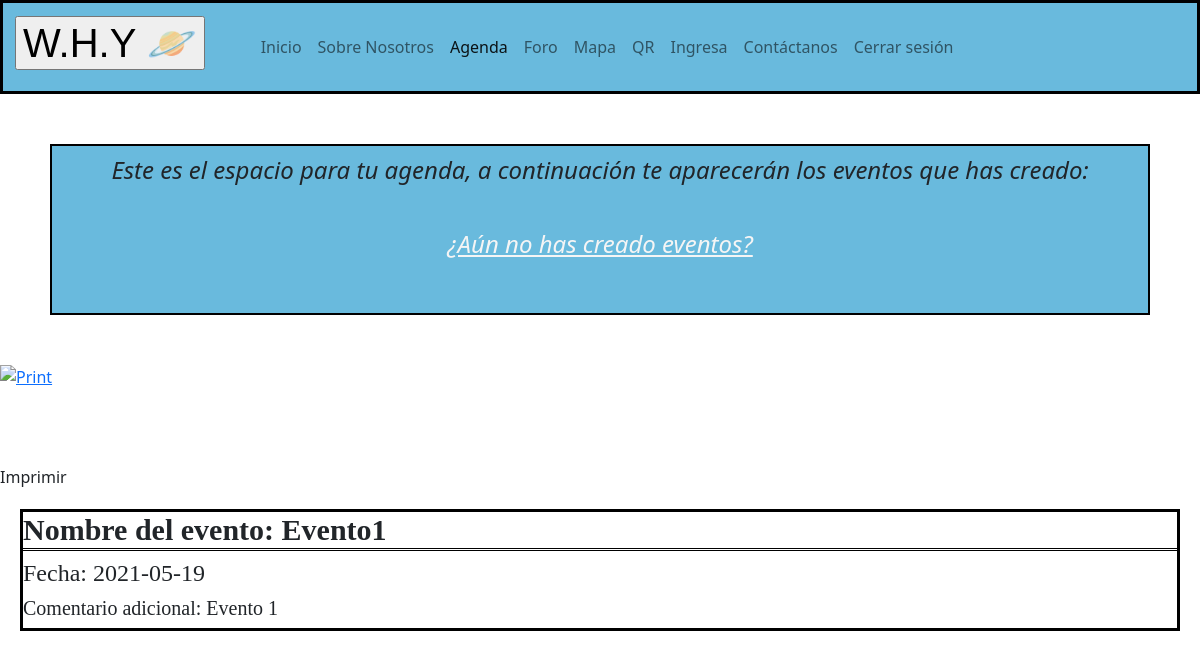
/agenda (signed in), run on the app's committed database.
### tables this page shows
CREATE TABLE eventos(titulo TEXT, fecha TEXT, email TEXT, comentario TEXT);

### main.py (the view)
@app.route('/agenda')
def agenda():
  if  "email" in session: #Se verifica que se haya iniciado sesion, para poder acceder a la agenda
    con = sqlite3.connect('database.db')
    c = con.cursor()
    email = session["email"]
    c.execute('SELECT * FROM eventos WHERE  email = ?', (email,))
    events = c.fetchall()
    c.close()
    return render_template("agenda.html", events=events)
  else:
    return redirect ('login')

### templates/agenda.html (shortened to what this page needs)
<!DOCTYPE html>
<html lang="en">
<head>
	<link href="https://cdn.jsdelivr.net/npm/bootstrap@5.0.0-beta3/dist/css/bootstrap.min.css" rel="stylesheet"
>
   <link rel="stylesheet" type="text/css" href="{{ url_for('static', filename='style.css')}}">
</head>
<body>
	<nav class="navbar navbar-expand-lg navbar-light" style="background-color: #69BADD; border: 3px solid; color: black; ">
		<div class="container-fluid ">
			<a class="navbar-brand " href="# ">
				<h1><strong><span style="color: #000000; font-family: Arial"><form action="/">
						<input type="submit" value= "W.H.Y 🪐" /></form> </strong></h1>
    <div class="collapse navbar-collapse " id="navbarNavAltMarkup ">
      <div class="navbar-nav ">
        <a class="nav-link" href="/ ">Inicio</a>
        <a class="nav-link " href="/about">Sobre Nosotros</a>
        <a class="nav-link active" aria-current="page" href="/agenda">Agenda</a>
        <a class="nav-link " href="/foro  ">Foro</a>
        <a class="nav-link " href="/mapa ">Mapa</a>
        <a class="nav-link " href="/QR">QR</a>
        <a class="nav-link " href="/login ">Ingresa</a>
        <a class="nav-link " href="/contact ">Contáctanos</a>
        <a class="nav-link " href="log_out ">Cerrar sesión</a>
      </div>
    </div>
  </div>
</nav>
  <div class = "header">
    <h4>
      Este es el espacio para tu agenda, a continuación te aparecerán los eventos que has creado:
      <p>&nbsp;</p>
      <a href="/agregar_evento"> ¿Aún no has creado eventos?</a>
      <p>&nbsp;</p>
    </h4>
  </div>
<td align="left" valign="top"><a href="javascript:window.print();">
  <img src="https://distribuidoraseikon.files.wordpress.com/2013/08/imprimir.jpg" width="200" height="100" alt="Print" style="display:block;" border="0" /></a>
</td>
  <span class="print-button__content  js__action--print" title="Imprimir">
    Imprimir
  </span>
  <div class="calendar">
  {%for evento in events%}
    <div class="event">
      <h3> Nombre del evento: {{evento[0]}} </h3>
      <h4> Fecha: {{evento[1]}} </h4>
      <h5> Comentario adicional: {{evento [3]}} </h5>
    </div>
  {%endfor%}
</body>
</html>

### static/style.css (style rules this page uses)
body { background-image: url('https://wallpapercave.com/wp/wp6761080.jpg'); background-repeat: no-repeat; background-attachment: fixed; background-size: 125% 100%; }
.header { margin: 50px; font-style: italic; background: #69BADD; border: 2px black ; border-style: double; text-align: center; padding: 10px; }
.header a { margin-top: 2cm; color: whitesmoke; }
.event { border: solid black; border-width: auto; font-family: Baskerville; margin: 20px; }
.event h3 { font-weight: bold; font-size: 30px; border-bottom: black; border-bottom-style: double; }

### data on the page
eventos: titulo "Evento1", fecha "2021-05-19", comentario "Evento 1"
